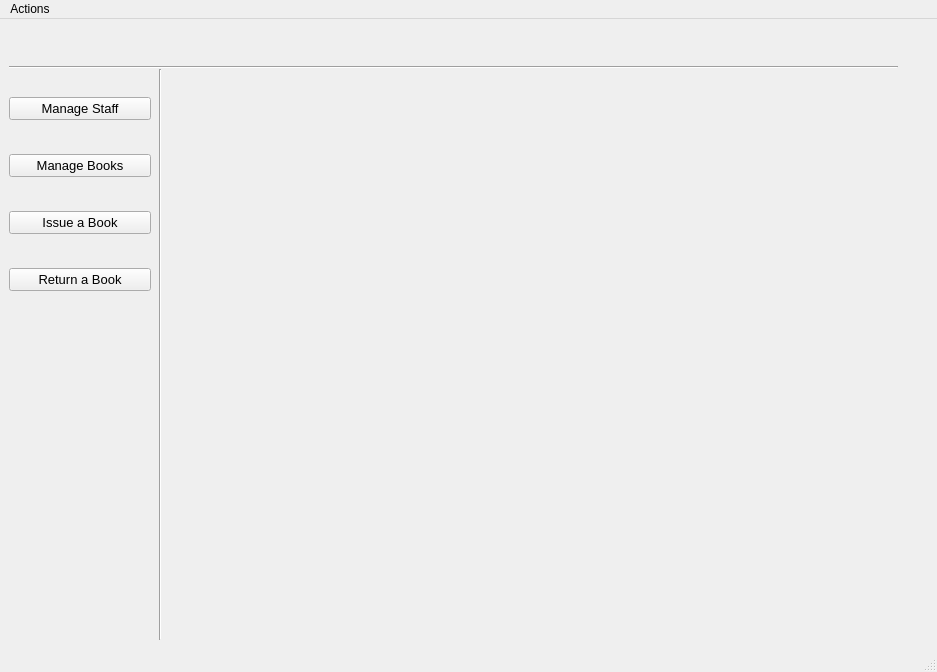
<?xml version="1.0" encoding="UTF-8"?>
<ui version="4.0">
 <class>StaffMainWindow</class>
 <widget class="QMainWindow" name="StaffMainWindow">
  <property name="geometry">
   <rect>
    <x>0</x>
    <y>0</y>
    <width>937</width>
    <height>672</height>
   </rect>
  </property>
  <property name="windowTitle">
   <string>Staff Utility Tools</string>
  </property>
  <widget class="QWidget" name="centralwidget">
   <widget class="QLabel" name="welcome_lbl">
    <property name="geometry">
     <rect>
      <x>9</x>
      <y>9</y>
      <width>16</width>
      <height>16</height>
     </rect>
    </property>
    <property name="text">
     <string/>
    </property>
   </widget>
   <widget class="Line" name="line">
    <property name="geometry">
     <rect>
      <x>9</x>
      <y>40</y>
      <width>889</width>
      <height>16</height>
     </rect>
    </property>
    <property name="orientation">
     <enum>Qt::Horizontal</enum>
    </property>
   </widget>
   <widget class="QStackedWidget" name="stackedWidget">
    <property name="geometry">
     <rect>
      <x>167</x>
      <y>50</y>
      <width>751</width>
      <height>561</height>
     </rect>
    </property>
    <widget class="QWidget" name="page"/>
   </widget>
   <widget class="QLabel" name="welcome_msg_lbl">
    <property name="geometry">
     <rect>
      <x>10</x>
      <y>10</y>
      <width>881</width>
      <height>31</height>
     </rect>
    </property>
    <property name="font">
     <font>
      <pointsize>12</pointsize>
     </font>
    </property>
    <property name="text">
     <string/>
    </property>
   </widget>
   <widget class="QWidget" name="layoutWidget">
    <property name="geometry">
     <rect>
      <x>9</x>
      <y>50</y>
      <width>142</width>
      <height>251</height>
     </rect>
    </property>
    <layout class="QVBoxLayout" name="verticalLayout">
     <item>
      <widget class="QPushButton" name="manage_staff_btn">
       <property name="font">
        <font>
         <pointsize>10</pointsize>
        </font>
       </property>
       <property name="text">
        <string>Manage Staff</string>
       </property>
      </widget>
     </item>
     <item>
      <widget class="QPushButton" name="manage_books_btn">
       <property name="font">
        <font>
         <pointsize>10</pointsize>
        </font>
       </property>
       <property name="text">
        <string>Manage Books</string>
       </property>
      </widget>
     </item>
     <item>
      <widget class="QPushButton" name="issue_book_btn">
       <property name="font">
        <font>
         <pointsize>10</pointsize>
        </font>
       </property>
       <property name="text">
        <string>Issue a Book</string>
       </property>
      </widget>
     </item>
     <item>
      <widget class="QPushButton" name="return_book_btn">
       <property name="font">
        <font>
         <pointsize>10</pointsize>
        </font>
       </property>
       <property name="text">
        <string>Return a Book</string>
       </property>
      </widget>
     </item>
    </layout>
   </widget>
   <widget class="Line" name="line_2">
    <property name="geometry">
     <rect>
      <x>150</x>
      <y>50</y>
      <width>20</width>
      <height>571</height>
     </rect>
    </property>
    <property name="orientation">
     <enum>Qt::Vertical</enum>
    </property>
   </widget>
  </widget>
  <widget class="QMenuBar" name="menubar">
   <property name="geometry">
    <rect>
     <x>0</x>
     <y>0</y>
     <width>937</width>
     <height>22</height>
    </rect>
   </property>
   <widget class="QMenu" name="menuActions">
    <property name="title">
     <string>Actions</string>
    </property>
    <addaction name="actionLogout"/>
    <addaction name="actionProfile"/>
   </widget>
   <addaction name="menuActions"/>
  </widget>
  <widget class="QStatusBar" name="statusbar"/>
  <action name="actionLogout">
   <property name="text">
    <string>Log Out</string>
   </property>
  </action>
  <action name="actionProfile">
   <property name="text">
    <string>Profile</string>
   </property>
  </action>
 </widget>
 <resources/>
 <connections/>
</ui>
